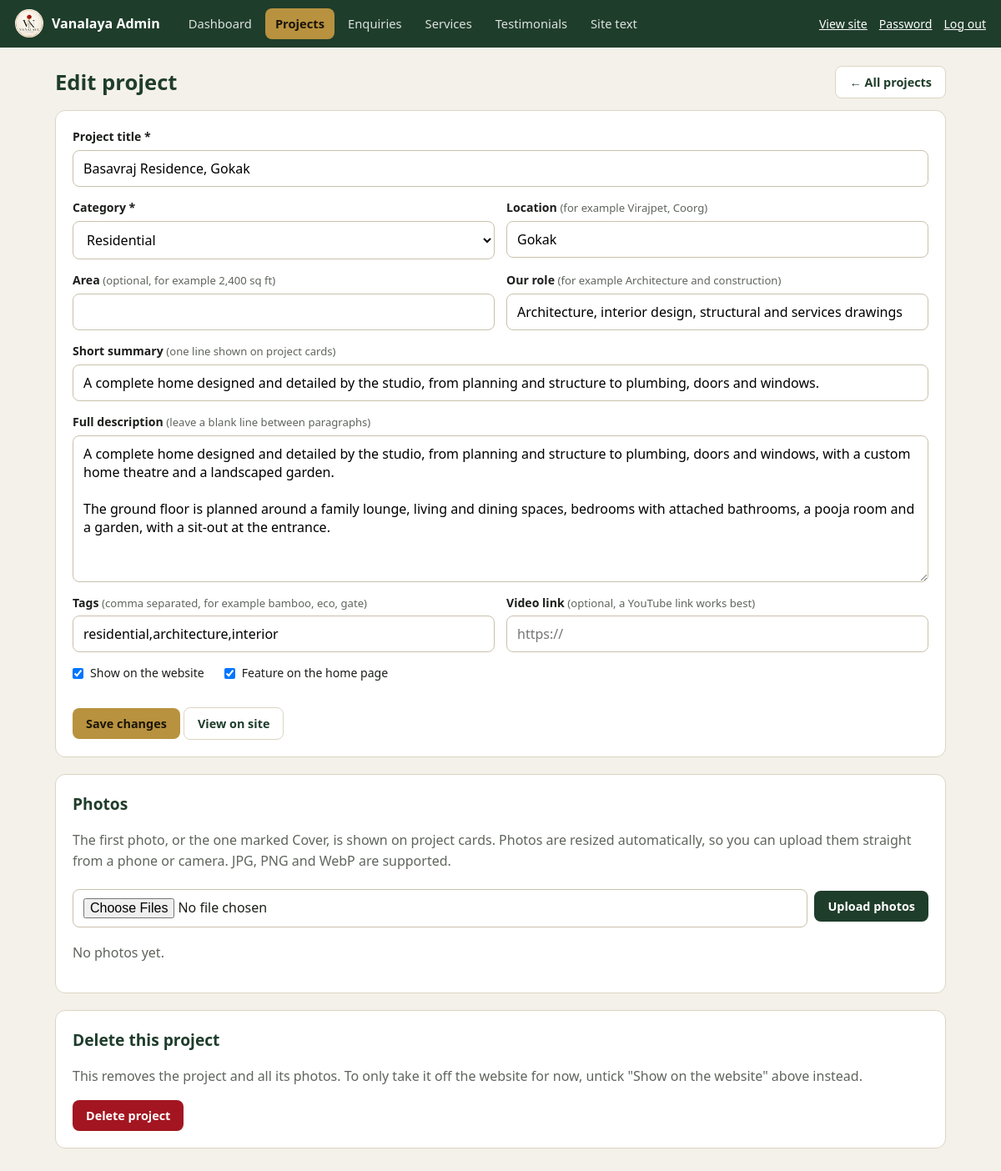
/admin/projects/1 (signed in), run on the app's committed database.
### tables this page shows
CREATE TABLE projects (
    id INTEGER PRIMARY KEY AUTOINCREMENT,
    slug TEXT UNIQUE NOT NULL,
    title TEXT NOT NULL,
    category TEXT NOT NULL,
    location TEXT DEFAULT '',
    area TEXT DEFAULT '',
    summary TEXT DEFAULT '',
    description TEXT DEFAULT '',
    tags TEXT DEFAULT '',
    studio_role TEXT DEFAULT '',
    video_url TEXT DEFAULT '',
    featured INTEGER DEFAULT 0,
    published INTEGER DEFAULT 1,
    sort_order INTEGER DEFAULT 0,
    created_at TEXT DEFAULT CURRENT_TIMESTAMP
);

### app.py (the view, shortened to what this page needs)
    @app.route("/admin/projects/<int:pid>", methods=["GET", "POST"])
    @login_required
    def admin_project_edit(pid):
        p = db().execute("SELECT * FROM projects WHERE id = ?", (pid,)).fetchone()
        if not p:
            abort(404)
        cats = db().execute("SELECT * FROM categories ORDER BY sort_order").fetchall()
        images = db().execute("SELECT * FROM project_images WHERE project_id = ? "
                              "ORDER BY is_cover DESC, sort_order, id", (pid,)).fetchall()
        return render_template("admin/project_form.html", p=p, cats=cats, images=images, is_new=False)

### app.py (called while the page is built)
def register_db(app):
    def get_db():
        if "db" not in g:
            g.db = sqlite3.connect(app.config["DB_PATH"])
            g.db.row_factory = sqlite3.Row
            g.db.execute("PRAGMA foreign_keys = ON")
        return g.db
    app.get_db = get_db
    @app.teardown_appcontext
    def close_db(_exc):
        db = g.pop("db", None)
        if db is not None:
            db.close()

def get_settings(db):
    return {r["key"]: r["value"] for r in db.execute("SELECT key, value FROM site_settings")}

### templates/admin/project_form.html (shortened to what this page needs)
{% extends "admin/base.html" %}
{% block content %}
<div class="row" style="justify-content:space-between;margin-bottom:14px">
  <h1 style="margin:0">{{ 'Add a project' if is_new else 'Edit project' }}</h1>
  <a class="btn btn-light" href="{{ url_for('admin_projects') }}">&larr; All projects</a>
</div>
<form method="post" class="panel">
  <label>Project title *<input type="text" name="title" value="{{ p.title }}" required maxlength="160"></label>
  <div class="two">
    <label>Category *
      <select name="category" required>
        {% for c in cats %}<option value="{{ c.slug }}" {{ 'selected' if p.category == c.slug }}>{{ c.name }}</option>{% endfor %}
      </select>
    </label>
    <label>Location <span class="help">(for example Virajpet, Coorg)</span><input type="text" name="location" value="{{ p.location }}" maxlength="160"></label>
  </div>
  <div class="two">
    <label>Area <span class="help">(optional, for example 2,400 sq ft)</span><input type="text" name="area" value="{{ p.area }}" maxlength="80"></label>
    <label>Our role <span class="help">(for example Architecture and construction)</span><input type="text" name="studio_role" value="{{ p.studio_role }}" maxlength="160"></label>
  </div>
  <label>Short summary <span class="help">(one line shown on project cards)</span><input type="text" name="summary" value="{{ p.summary }}" maxlength="220"></label>
  <label>Full description <span class="help">(leave a blank line between paragraphs)</span><textarea name="description" rows="7">{{ p.description }}</textarea></label>
  <div class="two">
    <label>Tags <span class="help">(comma separated, for example bamboo, eco, gate)</span><input type="text" name="tags" value="{{ p.tags }}"></label>
    <label>Video link <span class="help">(optional, a YouTube link works best)</span><input type="url" name="video_url" value="{{ p.video_url }}" placeholder="https://"></label>
  </div>
  <div class="row" style="gap:24px;margin-bottom:16px">
    <label class="check"><input type="checkbox" name="published" value="1" {{ 'checked' if p.published }}> Show on the website</label>
    <label class="check"><input type="checkbox" name="featured" value="1" {{ 'checked' if p.featured }}> Feature on the home page</label>
  </div>
  <button class="btn btn-gold">{{ 'Create project' if is_new else 'Save changes' }}</button>
  {% if not is_new %}<a class="btn btn-light" href="{{ url_for('project_detail', slug=p.slug) }}" target="_blank" rel="noopener">View on site</a>{% endif %}
</form>
{% if not is_new %}
<div class="panel" id="photos">
  <h2>Photos</h2>
  <p class="muted">The first photo, or the one marked Cover, is shown on project cards. Photos are resized automatically, so you can upload them straight from a phone or camera. JPG, PNG and WebP are supported.</p>
  <form method="post" action="{{ url_for('admin_photos_upload', pid=p.id) }}" enctype="multipart/form-data" class="row" style="margin-bottom:18px">
    <input type="file" name="photos" accept="image/jpeg,image/png,image/webp" multiple required style="flex:1;min-width:220px">
    <button class="btn">Upload photos</button>
  </form>
  {% if images %}
  <div class="photos">
    {% for im in images %}
    <div class="photo">
      <img src="{{ url_for('media', filename=im.filename ~ '_t.jpg') }}" alt="">
      <div class="row">
        {% if im.is_cover %}<span class="cover-tag">COVER</span>{% else %}
        <form method="post" action="{{ url_for('admin_photo_action', iid=im.id, action='cover') }}"><input type="hidden" name="csrf_token" value="{{ csrf_token() }}"><button class="btn btn-sm btn-light">Make cover</button></form>{% endif %}
        <form method="post" action="{{ url_for('admin_photo_action', iid=im.id, action='up') }}"><input type="hidden" name="csrf_token" value="{{ csrf_token() }}"><button class="btn btn-sm btn-light" aria-label="Move earlier">←</button></form>
        <form method="post" action="{{ url_for('admin_photo_action', iid=im.id, action='down') }}"><input type="hidden" name="csrf_token" value="{{ csrf_token() }}"><button class="btn btn-sm btn-light" aria-label="Move later">→</button></form>
        <form method="post" action="{{ url_for('admin_photo_action', iid=im.id, action='delete') }}" data-confirm="Delete this photo?"><input type="hidden" name="csrf_token" value="{{ csrf_token() }}"><button class="btn btn-sm btn-red">Delete</button></form>
      </div>
      <form method="post" action="{{ url_for('admin_photo_action', iid=im.id, action='caption') }}" class="row">
        <input type="hidden" name="csrf_token" value="{{ csrf_token() }}">
        <input type="text" name="caption" value="{{ im.caption }}" placeholder="Caption (optional)" maxlength="200" style="flex:1">
        <button class="btn btn-sm btn-light">Save</button>
      </form>
    </div>
    {% endfor %}
  </div>
  {% else %}<p class="muted">No photos yet.</p>{% endif %}
</div>
<div class="panel">
  <h2>Delete this project</h2>
  <p class="muted">This removes the project and all its photos. To only take it off the website for now, untick "Show on the website" above instead.</p>
  <form method="post" action="{{ url_for('admin_project_delete', pid=p.id) }}" data-confirm="Delete this project and all its photos? This cannot be undone.">
    <button class="btn btn-red">Delete project</button>
  </form>
</div>
{% endif %}
{% endblock %}

### static/css/admin.css (style rules this page uses)
:root { --green:#1f3d2b;--gold:#b8923f;--red:#a31621;--bg:#f4f1ea;--line:#dcd5c3;--ink:#1c1f1b;--muted:#5f655c }
* { box-sizing:border-box }
body { margin:0;font:16px/1.55 system-ui,-apple-system,'Segoe UI',Roboto,Arial,sans-serif;background:var(--bg);color:var(--ink) }
a { color:var(--green) }
h1 { font-size:1.6rem;margin:0 0 16px;color:var(--green) }
h2 { font-size:1.2rem;margin:0 0 12px;color:var(--green) }
.panel { background:#fff;border:1px solid var(--line);border-radius:12px;padding:20px;margin-bottom:20px }
.btn { display:inline-block;background:var(--green);color:#fff;border:0;border-radius:8px;padding:9px 16px;font:600 .9rem system-ui,sans-serif;cursor:pointer;text-decoration:none }
.btn-gold { background:var(--gold);color:#1c1608 }
.btn-light { background:#fff;color:var(--green);border:1px solid var(--line) }
.btn-red { background:var(--red) }
.row { display:flex;flex-wrap:wrap;gap:8px;align-items:center }
label { display:block;font-weight:600;font-size:.88rem;margin-bottom:14px }
input[type=text],input[type=password],input[type=url],input[type=email],input[type=file],select,textarea { display:block;width:100%;margin-top:5px;padding:10px 12px;border:1px solid #c9c1ac;border-radius:8px;font:400 1rem system-ui,sans-serif;background:#fff }
textarea { min-height:110px;resize:vertical }
.check { display:flex;gap:8px;align-items:center;font-weight:500 }
.check input { width:auto;margin:0 }
.two { display:grid;grid-template-columns:1fr 1fr;gap:14px }
.help { font-weight:400;color:var(--muted);font-size:.82rem }
.muted { color:var(--muted) }

### data on the page
projects: title "Basavraj Residence, Gokak", location "Gokak", studio_role "Architecture, interior design, structural and services drawings", summary "A complete home designed and detailed by the studio, from planning and structure to plumbing, doors and windows.", description "A complete home designed and detailed by the studio, from planning and structure to plumbing, doors and windows, with a custom home theatre and a landscaped garden. The ground floor is planned around a family lounge, living and dining spaces, bedrooms with attached bathrooms, a pooja room and a garden, with a sit-out at the entrance.", tags "residential,architecture,interior"

### other printed values
{{ 'Add a project' if is_new else 'Edit project' }} "Edit project"
{{ 'Create project' if is_new else 'Save changes' }} "Save changes"
form field category "Residential"
